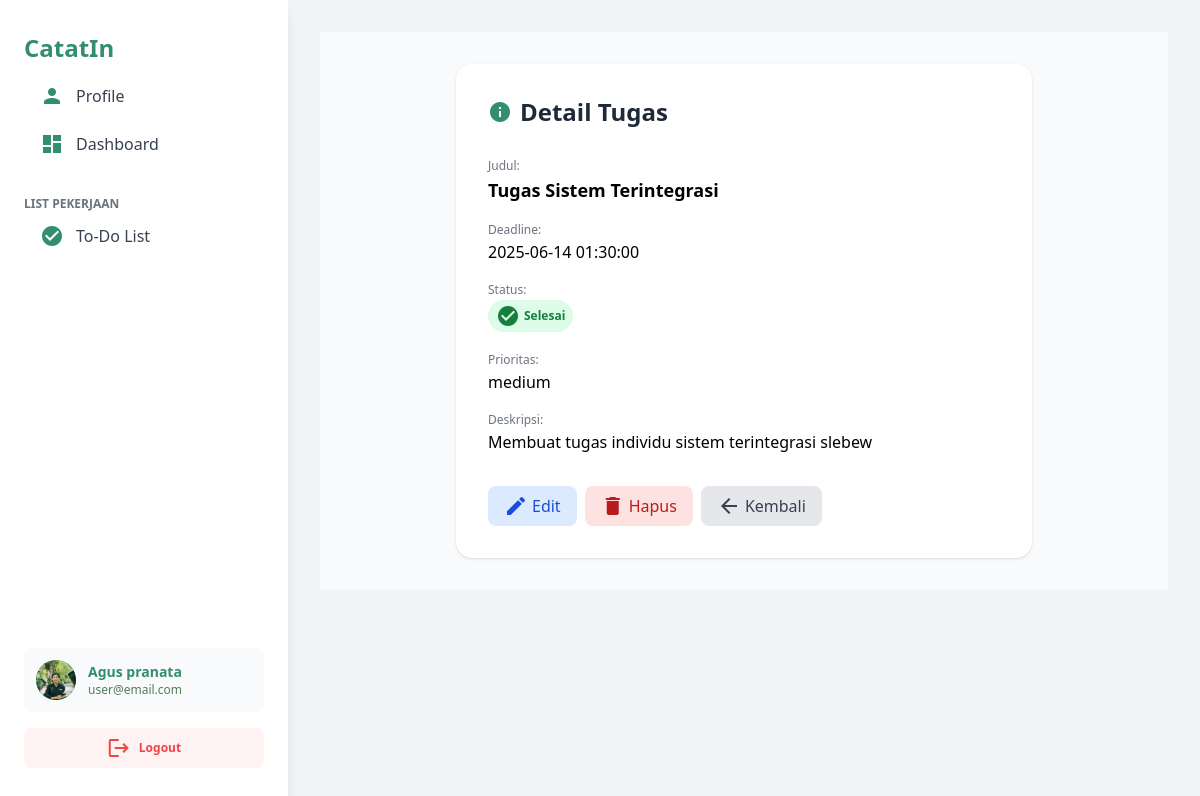
The page /detail_tugas.php?id=33 (signed in) on the database its author committed.
### tables this page shows
CREATE TABLE `users` (
  `id_user` int(11) NOT NULL,
  `nama` varchar(100) NOT NULL,
  `username` varchar(50) NOT NULL,
  `avatar` varchar(255) NOT NULL,
  `email` varchar(100) NOT NULL,
  `password` varchar(255) NOT NULL,
  `tanggal_daftar` timestamp NOT NULL DEFAULT current_timestamp()
);

CREATE TABLE `tugas` (
  `id_tugas` int(11) NOT NULL,
  `id_user` int(11) NOT NULL,
  `nama_tugas` varchar(255) NOT NULL,
  `deskripsi` text NOT NULL,
  `status_tugas` enum('belum','selesai') DEFAULT 'belum',
  `tanggal_dibuat` timestamp NOT NULL DEFAULT current_timestamp(),
  `tanggal_deadline` datetime DEFAULT NULL,
  `prioritas` varchar(10) DEFAULT NULL
);

### detail_tugas.php (the view, shortened to what this page needs)
<?php
require_once 'includes/auth.php';
$id_user = $_SESSION['id_user'];
$id_tugas = intval($_GET['id']);
$stmt = $koneksi->prepare("SELECT * FROM tugas WHERE id_tugas=? AND id_user=?");
$stmt->bind_param('ii', $id_tugas, $id_user);
$stmt->execute();
$result = $stmt->get_result();
$tugas = $result->fetch_assoc();
?>
<!DOCTYPE html>
<html lang="id">
<head>
    <script src="https://cdn.tailwindcss.com"></script>
</head>
<body class="bg-gray-100">
    <?php include 'includes/header.php'; ?>
    <main class="flex-1 px-2 md:px-10 py-8 bg-gray-50">
        <div class="max-w-xl mx-auto bg-white rounded-2xl shadow p-8">
            <h2 class="text-2xl font-bold text-gray-800 mb-6 flex items-center gap-2">
                <span class="material-icons text-base text-[#328E6E]">info</span>
                Detail Tugas
            </h2>
            <div class="space-y-3">
                <div>
                    <span class="text-gray-500 text-xs">Judul:</span>
                    <div class="font-semibold text-lg"><?php echo htmlspecialchars($tugas['nama_tugas']); ?></div>
                </div>
                <div>
                    <span class="text-gray-500 text-xs">Deadline:</span>
                    <div><?php echo htmlspecialchars($tugas['tanggal_deadline']); ?></div>
                </div>
                <div>
                    <span class="text-gray-500 text-xs">Status:</span>
                    <div>
                        <?php if ($tugas['status_tugas'] === 'selesai'): ?>
                            <span
                                class="inline-flex items-center px-2 py-1 rounded-full text-xs font-semibold bg-green-100 text-green-700">
                                <span class="material-icons text-sm mr-1">check_circle</span> Selesai
                            </span>
                        <?php endif; ?>
                    </div>
                </div>
                <div>
                    <span class="text-gray-500 text-xs">Prioritas:</span>
                    <div><?php echo htmlspecialchars($tugas['prioritas']); ?></div>
                </div>
                <div>
                    <span class="text-gray-500 text-xs">Deskripsi:</span>
                    <div class="whitespace-pre-line"><?php echo htmlspecialchars($tugas['deskripsi'] ?? '-'); ?></div>
                </div>
            </div>
            <div class="flex gap-2 mt-8">
                <a href="edit_tugas.php?id=<?php echo $tugas['id_tugas']; ?>"
                    class="bg-blue-100 text-blue-700 px-4 py-2 rounded-lg hover:bg-blue-200 transition flex items-center gap-1">
                    <span class="material-icons text-base">edit</span> Edit
                </a>
                <a href="hapus_tugas.php?id=<?php echo $tugas['id_tugas']; ?>"
                    onclick="return confirm('Yakin ingin menghapus tugas ini?')"
                    class="bg-red-100 text-red-700 px-4 py-2 rounded-lg hover:bg-red-200 transition flex items-center gap-1">
                    <span class="material-icons text-base">delete</span> Hapus
                </a>
                <a href="dashboard.php"
                    class="bg-gray-200 text-gray-700 px-4 py-2 rounded-lg hover:bg-gray-300 transition flex items-center gap-1">
                    <span class="material-icons text-base">arrow_back</span> Kembali
                </a>
            </div>
        </div>
    </main>
</body>
</html>

### includes/header.php (shortened to what this page needs)
<?php
$nama_user = isset($_SESSION['nama']) ? $_SESSION['nama'] : 'Pengguna';
$email_user = isset($_SESSION['email']) ? $_SESSION['email'] : 'user@email.com';
$avatar = 'styles/assets/default-avatar.png';
if (isset($_SESSION['id_user'])) {
    require_once 'includes/koneksi.php';
    $id_user = $_SESSION['id_user'];
    $stmt = $koneksi->prepare("SELECT avatar FROM users WHERE id_user=?");
    $stmt->bind_param('i', $id_user);
    $stmt->execute();
    $result = $stmt->get_result();
    if ($row = $result->fetch_assoc()) {
        if (!empty($row['avatar']) && file_exists('uploads/' . $row['avatar'])) {
            $avatar = 'uploads/' . $row['avatar'];
        }
    }
}
?>
<!DOCTYPE html>
<html lang="id">
<head>
    <script src="https://cdn.tailwindcss.com"></script>
</head>
<body class="bg-gray-100">
<div class="flex min-h-screen">
    <aside class="w-72 bg-white shadow-lg flex flex-col justify-between py-8 px-6">
        <div>
            <div class="flex items-center mb-3">
                <span class="font-bold text-2xl text-[#328E6E]">CatatIn</span>
            </div>
             <nav class="space-y-2 mb-8">
                <a href="profil.php" class="flex items-center py-2 px-4 rounded-lg hover:bg-indigo-50 font-medium text-gray-700 transition">
                    <span class="material-icons mr-3 text-[#328E6E]">person</span> Profile
                </a>
            <nav class="space-y-2 mb-2">
                <a href="dashboard.php" class="flex items-center py-2 px-4 rounded-lg hover:bg-indigo-50 font-medium text-gray-700 transition">
                    <span class="material-icons mr-3 text-[#328E6E]">dashboard</span> Dashboard
                </a>
            </nav>
            </nav>
            <div>
                <span class="text-gray-500 font-semibold text-xs mb-1 block">LIST PEKERJAAN</span>
                <div class="flex flex-col gap-1">
                     <a href="add_tugas.php" class="flex items-center py-2 px-4 rounded-lg hover:bg-indigo-50 font-medium text-gray-700 transition">
                    <span class="material-icons mr-3 text-[#328E6E]">check_circle</span> To-Do List
                </a>
                </div>
            </div>
        </div>
        <div class="mt-10">
            <a href="profil.php" class="flex items-center space-x-3 p-3 rounded-lg bg-gray-50 hover:bg-indigo-100 transition">
                <div class="w-10 h-10 rounded-full bg-[#328E6E] flex items-center justify-center text-[#E1EEBC] font-bold text-lg overflow-hidden">
                    <img src="<?php echo $avatar; ?>" alt="Avatar" class="w-10 h-10 object-cover rounded-full">
                </div>
                <div>
                    <span class="block font-semibold text-[#328E6E] text-sm"><?php echo htmlspecialchars($nama_user); ?></span>
                    <span class="block text-xs text-[#537D5D]"><?php echo htmlspecialchars($email_user); ?></span>
                </div>
            </a>
            <a href="logout.php" class="flex items-center gap-2 mt-4 px-4 py-2 rounded-lg bg-red-50 text-red-500 hover:bg-red-100 text-xs font-semibold transition w-full justify-center">
                <span class="material-icons text-base">logout</span>
                Logout
            </a>
        </div>
    </aside>
    <main class="flex-1 p-8">

### rows shown on the page
users: avatar (picture)
tugas: nama_tugas "Tugas Sistem Terintegrasi", tanggal_deadline "2025-06-14 01:30:00", prioritas "medium", deskripsi "Membuat tugas individu sistem terintegrasi slebew"

### other values the page prints
$nama_user "Agus pranata"
$email_user "user@email.com"
